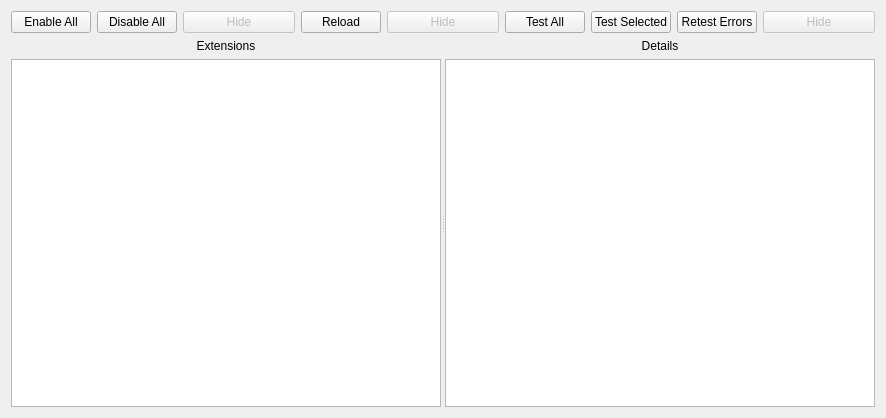
<?xml version="1.0" encoding="UTF-8"?>
<ui version="4.0">
 <class>Form</class>
 <widget class="QWidget" name="Form">
  <property name="geometry">
   <rect>
    <x>0</x>
    <y>0</y>
    <width>886</width>
    <height>418</height>
   </rect>
  </property>
  <property name="windowTitle">
   <string>Form</string>
  </property>
  <layout class="QGridLayout" name="gridLayout_6">
   <item row="0" column="0">
    <layout class="QGridLayout" name="gridLayout_5">
     <item row="1" column="0">
      <widget class="QSplitter" name="hsplitter">
       <property name="orientation">
        <enum>Qt::Horizontal</enum>
       </property>
       <widget class="QWidget" name="">
        <layout class="QGridLayout" name="gridLayout_3">
         <item row="0" column="0">
          <widget class="QLabel" name="label_4">
           <property name="text">
            <string>Extensions</string>
           </property>
           <property name="alignment">
            <set>Qt::AlignCenter</set>
           </property>
          </widget>
         </item>
         <item row="1" column="0">
          <widget class="QListView" name="w_listView"/>
         </item>
        </layout>
       </widget>
       <widget class="QWidget" name="">
        <layout class="QGridLayout" name="gridLayout_4">
         <item row="1" column="0">
          <widget class="QTextBrowser" name="w_text_details"/>
         </item>
         <item row="0" column="0">
          <widget class="QLabel" name="label_3">
           <property name="text">
            <string>Details</string>
           </property>
           <property name="alignment">
            <set>Qt::AlignCenter</set>
           </property>
          </widget>
         </item>
        </layout>
       </widget>
      </widget>
     </item>
     <item row="0" column="0">
      <layout class="QHBoxLayout" name="horizontalLayout">
       <item>
        <widget class="QPushButton" name="w_button_enable_all">
         <property name="text">
          <string>Enable All</string>
         </property>
        </widget>
       </item>
       <item>
        <widget class="QPushButton" name="w_button_disable_all">
         <property name="text">
          <string>Disable All</string>
         </property>
        </widget>
       </item>
       <item>
        <widget class="QPushButton" name="w_hide_3">
         <property name="enabled">
          <bool>false</bool>
         </property>
         <property name="sizePolicy">
          <sizepolicy hsizetype="MinimumExpanding" vsizetype="Fixed">
           <horstretch>0</horstretch>
           <verstretch>0</verstretch>
          </sizepolicy>
         </property>
         <property name="text">
          <string>Hide</string>
         </property>
        </widget>
       </item>
       <item>
        <widget class="QPushButton" name="w_button_reload">
         <property name="text">
          <string>Reload</string>
         </property>
        </widget>
       </item>
       <item>
        <widget class="QPushButton" name="w_hide_1">
         <property name="enabled">
          <bool>false</bool>
         </property>
         <property name="sizePolicy">
          <sizepolicy hsizetype="MinimumExpanding" vsizetype="Fixed">
           <horstretch>0</horstretch>
           <verstretch>0</verstretch>
          </sizepolicy>
         </property>
         <property name="text">
          <string>Hide</string>
         </property>
        </widget>
       </item>
       <item>
        <widget class="QPushButton" name="w_button_test_all">
         <property name="text">
          <string>Test All</string>
         </property>
        </widget>
       </item>
       <item>
        <widget class="QPushButton" name="w_button_test_selected">
         <property name="text">
          <string>Test Selected</string>
         </property>
        </widget>
       </item>
       <item>
        <widget class="QPushButton" name="w_button_retest_errors">
         <property name="text">
          <string>Retest Errors</string>
         </property>
        </widget>
       </item>
       <item>
        <widget class="QPushButton" name="w_hide_2">
         <property name="enabled">
          <bool>false</bool>
         </property>
         <property name="sizePolicy">
          <sizepolicy hsizetype="MinimumExpanding" vsizetype="Fixed">
           <horstretch>0</horstretch>
           <verstretch>0</verstretch>
          </sizepolicy>
         </property>
         <property name="text">
          <string>Hide</string>
         </property>
        </widget>
       </item>
      </layout>
     </item>
    </layout>
   </item>
  </layout>
 </widget>
 <resources/>
 <connections/>
</ui>
